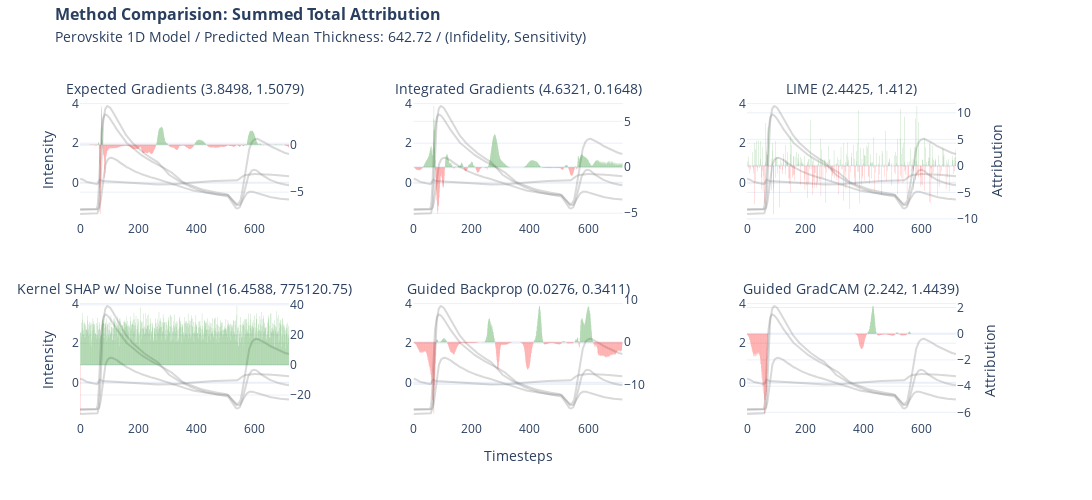

The code cell stored with this chart in its notebook:
### Code cell
import plotly.graph_objects as go


def format_title(title, subtitle=None, font_size=16, subtitle_font_size=14):
    title = f'<span style="font-size: {font_size}px;"><b>{title}</b></span>'
    if not subtitle:
        return title
    subtitle = f'<span style="font-size: {subtitle_font_size}px;">{subtitle}</span>'
    return f"{title}<br>{subtitle}"

if target == "pce":
    subtitle = "Perovskite 1D Model / Predicted PCE: "
else:
    subtitle = "Perovskite 1D Model / Predicted Mean Thickness: "


from plotly.subplots import make_subplots

fig = make_subplots(
    rows=2,
    cols=3,
    specs=[
        [{"secondary_y": True}, {"secondary_y": True}, {"secondary_y": True}],
        [{"secondary_y": True}, {"secondary_y": True}, {"secondary_y": True}],
    ],
    subplot_titles=(
        format_title(
            "",
            "Expected Gradients ("
            + str(*np.round(infid_eg.numpy(), 4))
            + ", "
            + str(*np.round(sens_eg.numpy(), 4))
            + ")",
        ),
        format_title(
            "",
            "Integrated Gradients ("
            + str(*np.round(infid_ig.numpy(), 4))
            + ", "
            + str(*np.round(sens_ig.numpy(), 4))
            + ")",
        ),
        format_title(
            "",
            "LIME ("
            + str(*np.round(infid_lime.numpy(), 4))
            + ", "
            + str(*np.round(sens_lime.numpy(), 4))
            + ")",
        ),
        format_title(
            "",
            "Kernel SHAP w/ Noise Tunnel ("
            + str(*np.round(infid_ks.numpy(), 4))
            + ", "
            + str(*np.round(sens_ks.numpy(), 4))
            + ")",
        ),
        format_title(
            "",
            "Guided Backprop ("
            + str(*np.round(infid_gbp.numpy(), 4))
            + ", "
            + str(*np.round(sens_gbp.numpy(), 4))
            + ")",
        ),
        format_title(
            "",
            "Guided GradCAM ("
            + str(*np.round(infid_ggc.numpy(), 4))
            + ", "
            + str(*np.round(sens_ggc.numpy(), 4))
            + ")",
        ),
    ),
)

fig.add_trace(
    go.Scatter(y=x[0], name="ND", marker_color="grey", opacity=0.3, showlegend=False),
    row=1,
    col=1,
)
fig.add_trace(
    go.Scatter(
        y=x[1], name="LP725", marker_color="grey", opacity=0.3, showlegend=False
    ),
    row=1,
    col=1,
)
fig.add_trace(
    go.Scatter(
        y=x[2], name="LP780", marker_color="grey", opacity=0.3, showlegend=False
    ),
    row=1,
    col=1,
)
fig.add_trace(
    go.Scatter(
        y=x[3], name="SP775", marker_color="grey", opacity=0.3, showlegend=False
    ),
    row=1,
    col=1,
)
fig.add_trace(
    go.Bar(
        y=attr_eg.squeeze().sum(axis=0),
        marker_color=np.where(attr_eg.squeeze().sum(axis=0) < 0, "red", "green"),
        opacity=0.5,
        showlegend=False,
        marker_line_width=0,
    ),
    secondary_y=True,
    row=1,
    col=1,
)

fig.add_trace(
    go.Scatter(y=x[0], name="ND", marker_color="grey", opacity=0.3, showlegend=False),
    row=1,
    col=2,
)
fig.add_trace(
    go.Scatter(
        y=x[1], name="LP725", marker_color="grey", opacity=0.3, showlegend=False
    ),
    row=1,
    col=2,
)
fig.add_trace(
    go.Scatter(
        y=x[2], name="LP780", marker_color="grey", opacity=0.3, showlegend=False
    ),
    row=1,
    col=2,
)
fig.add_trace(
    go.Scatter(
        y=x[3], name="SP775", marker_color="grey", opacity=0.3, showlegend=False
    ),
    row=1,
    col=2,
)
fig.add_trace(
    go.Bar(
        y=attr_ig.squeeze().sum(axis=0),
        marker_color=np.where(attr_ig.squeeze().sum(axis=0) < 0, "red", "green"),
        opacity=0.5,
        showlegend=False,
        marker_line_width=0,
    ),
    secondary_y=True,
    row=1,
    col=2,
)

fig.add_trace(
    go.Scatter(y=x[0], name="ND", marker_color="grey", opacity=0.3, showlegend=False),
    row=1,
    col=3,
)
fig.add_trace(
    go.Scatter(
        y=x[1], name="LP725", marker_color="grey", opacity=0.3, showlegend=False
    ),
    row=1,
    col=3,
)
fig.add_trace(
    go.Scatter(
        y=x[2], name="LP780", marker_color="grey", opacity=0.3, showlegend=False
    ),
    row=1,
    col=3,
)
fig.add_trace(
    go.Scatter(
        y=x[3], name="SP775", marker_color="grey", opacity=0.3, showlegend=False
    ),
    row=1,
    col=3,
)
fig.add_trace(
    go.Bar(
        y=attr_lime.squeeze().sum(axis=0),
        marker_color=np.where(attr_lime.squeeze().sum(axis=0) < 0, "red", "green"),
        opacity=0.5,
        showlegend=False,
        marker_line_width=0,
    ),
    secondary_y=True,
    row=1,
    col=3,
)

fig.add_trace(
    go.Scatter(y=x[0], name="ND", marker_color="grey", opacity=0.3, showlegend=False),
    row=2,
    col=1,
)
fig.add_trace(
    go.Scatter(
        y=x[1], name="LP725", marker_color="grey", opacity=0.3, showlegend=False
    ),
    row=2,
    col=1,
)
fig.add_trace(
    go.Scatter(
        y=x[2], name="LP780", marker_color="grey", opacity=0.3, showlegend=False
    ),
    row=2,
    col=1,
)
fig.add_trace(
    go.Scatter(
        y=x[3], name="SP775", marker_color="grey", opacity=0.3, showlegend=False
    ),
    row=2,
    col=1,
)
fig.add_trace(
    go.Bar(
        y=attr_ks.squeeze().sum(axis=0),
        marker_color=np.where(attr_ks.squeeze().sum(axis=0) < 0, "red", "green"),
        opacity=0.5,
        showlegend=False,
        marker_line_width=0,
    ),
    secondary_y=True,
    row=2,
    col=1,
)

fig.add_trace(
    go.Scatter(y=x[0], name="ND", marker_color="grey", opacity=0.3, showlegend=False),
    row=2,
    col=2,
)
fig.add_trace(
    go.Scatter(
        y=x[1], name="LP725", marker_color="grey", opacity=0.3, showlegend=False
    ),
    row=2,
    col=2,
)
fig.add_trace(
    go.Scatter(
        y=x[2], name="LP780", marker_color="grey", opacity=0.3, showlegend=False
    ),
    row=2,
    col=2,
)
fig.add_trace(
    go.Scatter(
        y=x[3], name="SP775", marker_color="grey", opacity=0.3, showlegend=False
    ),
    row=2,
    col=2,
)
fig.add_trace(
    go.Bar(
        y=attr_gbp.squeeze().sum(axis=0),
        marker_color=np.where(attr_gbp.squeeze().sum(axis=0) < 0, "red", "green"),
        opacity=0.5,
        showlegend=False,
        marker_line_width=0,
    ),
    secondary_y=True,
    row=2,
    col=2,
)

fig.add_trace(
    go.Scatter(y=x[0], name="ND", marker_color="grey", opacity=0.3, showlegend=False),
    row=2,
    col=3,
)
fig.add_trace(
    go.Scatter(
        y=x[1], name="LP725", marker_color="grey", opacity=0.3, showlegend=False
    ),
    row=2,
    col=3,
)
fig.add_trace(
    go.Scatter(
        y=x[2], name="LP780", marker_color="grey", opacity=0.3, showlegend=False
    ),
    row=2,
    col=3,
)
fig.add_trace(
    go.Scatter(
        y=x[3], name="SP775", marker_color="grey", opacity=0.3, showlegend=False
    ),
    row=2,
    col=3,
)
fig.add_trace(
    go.Bar(
        y=attr_ggc.squeeze().sum(axis=0),
        marker_color=np.where(attr_ggc.squeeze().sum(axis=0) < 0, "red", "green"),
        opacity=0.5,
        showlegend=False,
        marker_line_width=0,
    ),
    secondary_y=True,
    row=2,
    col=3,
)

fig.update_yaxes(title=None)
fig.update_yaxes(title_text=None, secondary_y=True)
fig.update_xaxes(title=None)

fig.update_yaxes(title="Intensity", row=1, col=1)
fig.update_yaxes(title_text=None, secondary_y=True, row=1, col=1)
fig.update_yaxes(title_text="Attribution", secondary_y=True, row=1, col=3)
fig.update_yaxes(title="Intensity", row=2, col=1)
fig.update_yaxes(title_text=None, secondary_y=True, row=2, col=1)
fig.update_yaxes(title_text="Attribution", secondary_y=True, row=2, col=3)
fig.update_xaxes(title="Timesteps", row=2, col=2)

fig.update_layout(
    title=format_title(
        "Method Comparision: Summed Total Attribution",
        subtitle
        + str(np.round(y,2))
        + " / (Infidelity, Sensitivity)",
    ),
    legend_title=None,
    title_y=0.96,
    template="plotly_white",
    height=500,
    width=1200,
)

fig.write_image("xai/images/" + target + "/1D/1D_cmp_sum.png", scale=2)

fig.show()

### Figure 1 — Plotly figure (JSON) as saved in the notebook; plotly's stock layout.template omitted (floating-point values rounded to 4 significant figures; data arrays with more than 128 entries replaced by an {"elided": "..."} marker saying what was removed)
{"data": [{"marker": {"color": "grey"}, "name": "ND", "opacity": 0.3, "showlegend": false, "type": "scatter", "xaxis": "x", "y": {"elided": "719 float values"}, "yaxis": "y"}, {"marker": {"color": "grey"}, "name": "LP725", "opacity": 0.3, "showlegend": false, "type": "scatter", "xaxis": "x", "y": {"elided": "719 float values"}, "yaxis": "y"}, {"marker": {"color": "grey"}, "name": "LP780", "opacity": 0.3, "showlegend": false, "type": "scatter", "xaxis": "x", "y": {"elided": "719 float values"}, "yaxis": "y"}, {"marker": {"color": "grey"}, "name": "SP775", "opacity": 0.3, "showlegend": false, "type": "scatter", "xaxis": "x", "y": {"elided": "719 float values"}, "yaxis": "y"}, {"marker": {"color": {"elided": "719 str values"}, "line": {"width": 0}}, "opacity": 0.5, "showlegend": false, "type": "bar", "xaxis": "x", "y": {"elided": "719 float values"}, "yaxis": "y2"}, {"marker": {"color": "grey"}, "name": "ND", "opacity": 0.3, "showlegend": false, "type": "scatter", "xaxis": "x2", "y": {"elided": "719 float values"}, "yaxis": "y3"}, {"marker": {"color": "grey"}, "name": "LP725", "opacity": 0.3, "showlegend": false, "type": "scatter", "xaxis": "x2", "y": {"elided": "719 float values"}, "yaxis": "y3"}, {"marker": {"color": "grey"}, "name": "LP780", "opacity": 0.3, "showlegend": false, "type": "scatter", "xaxis": "x2", "y": {"elided": "719 float values"}, "yaxis": "y3"}, {"marker": {"color": "grey"}, "name": "SP775", "opacity": 0.3, "showlegend": false, "type": "scatter", "xaxis": "x2", "y": {"elided": "719 float values"}, "yaxis": "y3"}, {"marker": {"color": {"elided": "719 str values"}, "line": {"width": 0}}, "opacity": 0.5, "showlegend": false, "type": "bar", "xaxis": "x2", "y": {"elided": "719 float values"}, "yaxis": "y4"}, {"marker": {"color": "grey"}, "name": "ND", "opacity": 0.3, "showlegend": false, "type": "scatter", "xaxis": "x3", "y": {"elided": "719 float values"}, "yaxis": "y5"}, {"marker": {"color": "grey"}, "name": "LP725", "opacity": 0.3, "showlegend": false, "type": "scatter", "xaxis": "x3", "y": {"elided": "719 float values"}, "yaxis": "y5"}, {"marker": {"color": "grey"}, "name": "LP780", "opacity": 0.3, "showlegend": false, "type": "scatter", "xaxis": "x3", "y": {"elided": "719 float values"}, "yaxis": "y5"}, {"marker": {"color": "grey"}, "name": "SP775", "opacity": 0.3, "showlegend": false, "type": "scatter", "xaxis": "x3", "y": {"elided": "719 float values"}, "yaxis": "y5"}, {"marker": {"color": {"elided": "719 str values"}, "line": {"width": 0}}, "opacity": 0.5, "showlegend": false, "type": "bar", "xaxis": "x3", "y": {"elided": "719 float values"}, "yaxis": "y6"}, {"marker": {"color": "grey"}, "name": "ND", "opacity": 0.3, "showlegend": false, "type": "scatter", "xaxis": "x4", "y": {"elided": "719 float values"}, "yaxis": "y7"}, {"marker": {"color": "grey"}, "name": "LP725", "opacity": 0.3, "showlegend": false, "type": "scatter", "xaxis": "x4", "y": {"elided": "719 float values"}, "yaxis": "y7"}, {"marker": {"color": "grey"}, "name": "LP780", "opacity": 0.3, "showlegend": false, "type": "scatter", "xaxis": "x4", "y": {"elided": "719 float values"}, "yaxis": "y7"}, {"marker": {"color": "grey"}, "name": "SP775", "opacity": 0.3, "showlegend": false, "type": "scatter", "xaxis": "x4", "y": {"elided": "719 float values"}, "yaxis": "y7"}, {"marker": {"color": {"elided": "719 str values"}, "line": {"width": 0}}, "opacity": 0.5, "showlegend": false, "type": "bar", "xaxis": "x4", "y": {"elided": "719 float values"}, "yaxis": "y8"}, {"marker": {"color": "grey"}, "name": "ND", "opacity": 0.3, "showlegend": false, "type": "scatter", "xaxis": "x5", "y": {"elided": "719 float values"}, "yaxis": "y9"}, {"marker": {"color": "grey"}, "name": "LP725", "opacity": 0.3, "showlegend": false, "type": "scatter", "xaxis": "x5", "y": {"elided": "719 float values"}, "yaxis": "y9"}, {"marker": {"color": "grey"}, "name": "LP780", "opacity": 0.3, "showlegend": false, "type": "scatter", "xaxis": "x5", "y": {"elided": "719 float values"}, "yaxis": "y9"}, {"marker": {"color": "grey"}, "name": "SP775", "opacity": 0.3, "showlegend": false, "type": "scatter", "xaxis": "x5", "y": {"elided": "719 float values"}, "yaxis": "y9"}, {"marker": {"color": {"elided": "719 str values"}, "line": {"width": 0}}, "opacity": 0.5, "showlegend": false, "type": "bar", "xaxis": "x5", "y": {"elided": "719 float values"}, "yaxis": "y10"}, {"marker": {"color": "grey"}, "name": "ND", "opacity": 0.3, "showlegend": false, "type": "scatter", "xaxis": "x6", "y": {"elided": "719 float values"}, "yaxis": "y11"}, {"marker": {"color": "grey"}, "name": "LP725", "opacity": 0.3, "showlegend": false, "type": "scatter", "xaxis": "x6", "y": {"elided": "719 float values"}, "yaxis": "y11"}, {"marker": {"color": "grey"}, "name": "LP780", "opacity": 0.3, "showlegend": false, "type": "scatter", "xaxis": "x6", "y": {"elided": "719 float values"}, "yaxis": "y11"}, {"marker": {"color": "grey"}, "name": "SP775", "opacity": 0.3, "showlegend": false, "type": "scatter", "xaxis": "x6", "y": {"elided": "719 float values"}, "yaxis": "y11"}, {"marker": {"color": {"elided": "719 str values"}, "line": {"width": 0}}, "opacity": 0.5, "showlegend": false, "type": "bar", "xaxis": "x6", "y": {"elided": "719 float values"}, "yaxis": "y12"}], "layout": {"annotations": [{"font": {"size": 16}, "showarrow": false, "text": "<span style=\"font-size: 16px;\"><b></b></span><br><span style=\"font-size: 14px;\">Expected Gradients (3.8498, 1.5079)</span>", "x": 0.1122, "xanchor": "center", "xref": "paper", "y": 1, "yanchor": "bottom", "yref": "paper"}, {"font": {"size": 16}, "showarrow": false, "text": "<span style=\"font-size: 16px;\"><b></b></span><br><span style=\"font-size: 14px;\">Integrated Gradients (4.6321, 0.1648)</span>", "x": 0.47, "xanchor": "center", "xref": "paper", "y": 1, "yanchor": "bottom", "yref": "paper"}, {"font": {"size": 16}, "showarrow": false, "text": "<span style=\"font-size: 16px;\"><b></b></span><br><span style=\"font-size: 14px;\">LIME (2.4425, 1.412)</span>", "x": 0.8278, "xanchor": "center", "xref": "paper", "y": 1, "yanchor": "bottom", "yref": "paper"}, {"font": {"size": 16}, "showarrow": false, "text": "<span style=\"font-size: 16px;\"><b></b></span><br><span style=\"font-size: 14px;\">Kernel SHAP w/ Noise Tunnel (16.4588, 775120.75)</span>", "x": 0.1122, "xanchor": "center", "xref": "paper", "y": 0.375, "yanchor": "bottom", "yref": "paper"}, {"font": {"size": 16}, "showarrow": false, "text": "<span style=\"font-size: 16px;\"><b></b></span><br><span style=\"font-size: 14px;\">Guided Backprop (0.0276, 0.3411)</span>", "x": 0.47, "xanchor": "center", "xref": "paper", "y": 0.375, "yanchor": "bottom", "yref": "paper"}, {"font": {"size": 16}, "showarrow": false, "text": "<span style=\"font-size: 16px;\"><b></b></span><br><span style=\"font-size: 14px;\">Guided GradCAM (2.242, 1.4439)</span>", "x": 0.8278, "xanchor": "center", "xref": "paper", "y": 0.375, "yanchor": "bottom", "yref": "paper"}], "height": 500, "legend": {"title": {}}, "title": {"text": "<span style=\"font-size: 16px;\"><b>Method Comparision: Summed Total Attribution</b></span><br><span style=\"font-size: 14px;\">Perovskite 1D Model / Predicted Mean Thickness: 642.72 / (Infidelity, Sensitivity)</span>", "y": 0.96}, "width": 1200, "xaxis": {"anchor": "y", "domain": [0, 0.2244], "title": {}}, "xaxis2": {"anchor": "y3", "domain": [0.3578, 0.5822], "title": {}}, "xaxis3": {"anchor": "y5", "domain": [0.7156, 0.94], "title": {}}, "xaxis4": {"anchor": "y7", "domain": [0, 0.2244], "title": {}}, "xaxis5": {"anchor": "y9", "domain": [0.3578, 0.5822], "title": {"text": "Timesteps"}}, "xaxis6": {"anchor": "y11", "domain": [0.7156, 0.94], "title": {}}, "yaxis": {"anchor": "x", "domain": [0.625, 1], "title": {"text": "Intensity"}}, "yaxis10": {"anchor": "x5", "overlaying": "y9", "side": "right", "title": {}}, "yaxis11": {"anchor": "x6", "domain": [0, 0.375], "title": {}}, "yaxis12": {"anchor": "x6", "overlaying": "y11", "side": "right", "title": {"text": "Attribution"}}, "yaxis2": {"anchor": "x", "overlaying": "y", "side": "right", "title": {}}, "yaxis3": {"anchor": "x2", "domain": [0.625, 1], "title": {}}, "yaxis4": {"anchor": "x2", "overlaying": "y3", "side": "right", "title": {}}, "yaxis5": {"anchor": "x3", "domain": [0.625, 1], "title": {}}, "yaxis6": {"anchor": "x3", "overlaying": "y5", "side": "right", "title": {"text": "Attribution"}}, "yaxis7": {"anchor": "x4", "domain": [0, 0.375], "title": {"text": "Intensity"}}, "yaxis8": {"anchor": "x4", "overlaying": "y7", "side": "right", "title": {}}, "yaxis9": {"anchor": "x5", "domain": [0, 0.375], "title": {}}}}
